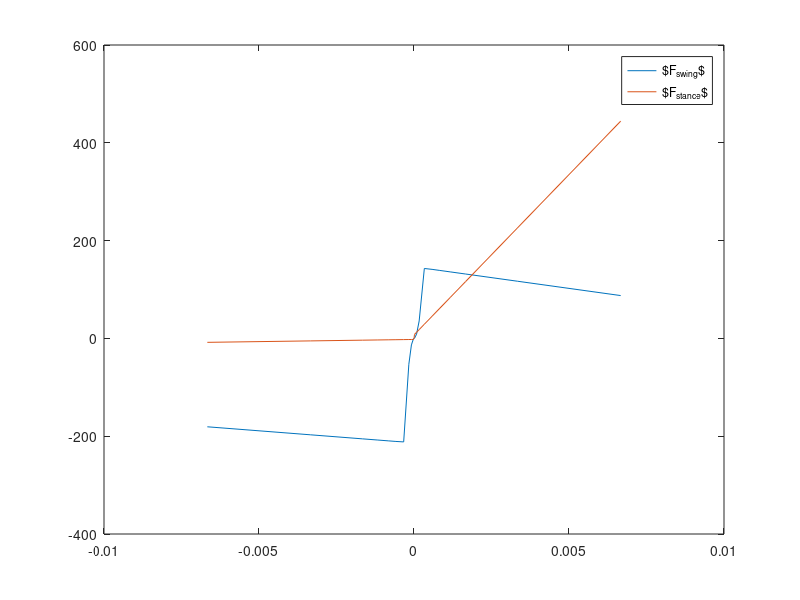

Source code (MATLAB):
%%
dx_comp = -1*[20 35 50 70 100 200]./(60*1000);
dx_ext  =    [20 35 50 70 100 200]./(60*1000);
c_swing_comp_tab  = fliplr([58000 124000 178000 251000 363000 635000]);
c_swing_ext_tab   = fliplr([33700 79000 117000 167000 244000 429000]);
c_swing_comp_poly = polyfit(1./abs(dx_comp),c_swing_comp_tab,1);
c_swing_ext_poly  = polyfit(1./abs(dx_ext),c_swing_ext_tab,1);
c_swing_between_poly = polyfit(1./[dx_comp(1) dx_ext(1)],[635000 429000],1);

c_stance_comp_tab  = fliplr([1340 2110 2600 3720 4910 7080]);
c_stance_ext_tab   = fliplr([6130 70000 74500 77500 81300 83200]);
c_stance_comp_poly = polyfit(1./abs(dx_comp),c_stance_comp_tab,1);
c_stance_ext_poly  = polyfit(1./abs(dx_ext),c_stance_ext_tab,1);

c_swing_comp_bet = c_swing_comp_tab(1)/(dx_comp(1));
c_swing_ext_bet  = c_swing_ext_tab(1)/abs(dx_ext(1));

%%
dx_comp = -1*[0 1 5 10 20 35 50 70 100 200 400]./(60*1000);
dx_ext  =    [0 1 5 10 20 35 50 70 100 200 400]./(60*1000);

dx = [fliplr(dx_comp) dx_ext];
threshold = 0;%1e-3;
c_swing_comp     = @(dx)(213.5932*(1./abs(dx))-4927.5);      % Ns/m
c_swing_ext      = @(dx)(146.3288*(1./abs(dx))-8808.5);      % Ns/m


c_swing          = [c_swing_comp(dx_comp), c_swing_ext(dx_ext)];

% k_bumper        = 130000;                                 % N/m
c_stance_comp   = @(dx)(2.1443*(1./abs(dx)) + 885.0653);    % Ns/m
c_stance_ext    = @(dx)(7.0819*(1./abs(dx)) + 65579);       % Ns/m
c_stance        = [c_stance_comp(dx_comp), c_stance_ext(dx_ext)];

% plot(dx_comp,c_swing_comp(dx_comp).*-dx_comp,dx_ext,c_swing_ext(dx_ext).*-dx_ext,dx_comp,c_stance_comp(dx_comp).*-dx_comp,dx_ext,c_stance_ext(dx_ext).*-dx_ext)
% legend('$c_{swing_{comp}}$','$c_{swing_{ext}}$','$c_{stance_{comp}}$','$c_{stance_{ext}}$')

%%
for i = 1:length(dx)

if dx(i) < -threshold
    if dx(i) < -20/(60*1000)
        c_swing(i) = c_swing_comp(dx(i));
    else
        c_swing(i) = c_swing_comp_bet*dx(i);
    end
    c_stance(i) = c_stance_comp(dx(i));
elseif dx(i) > threshold
    
    if dx(i) > 20/(60*1000)
        c_swing(i) = c_swing_ext(dx(i));
    else
        c_swing(i) = c_swing_ext_bet*dx(i);
    end
    c_stance(i) = c_stance_ext(dx(i));
else
    c_swing(i) = 0;
    c_stance(i) = 0;
end

end
Fswing = c_swing.*dx;
Fstance = c_stance.*dx;
plot(dx,Fswing,dx,Fstance)
legend('$F_{swing}$','$F_{stance}$')
